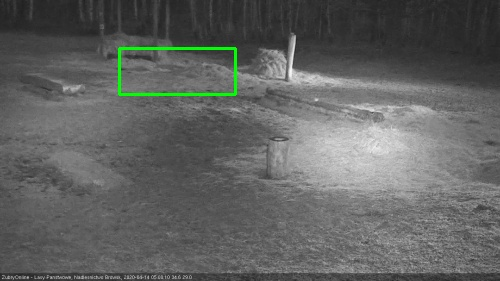
#> input picture in/20200414/20200414-024513-030015.jpg, 500 x 281 px
$ python -i ts_time1.2.py   (imports and definitions only)
#> lines starting #> are read from the running program, lines starting #| are printed output that depends on the picture
import sys
import os
import requests
import datetime
import pandas as pd
import argparse
import imutils
import time
import cv2
import csv
import pytz
import glob
from PIL import Image

TIME_LIM = 600
DEF_AREA = 500
REFERER = ""

OUTNAME = 'video_'  # default output file name
LOC = ""  # default save location

HEADERS = {
    "User-Agent": "Mozilla/5.0 (Windows NT 6.1; Win64; x64; rv:57.0) Gecko/20100101 Firefox/57.0",
    "Accept": "*/*",
    "Accept-Language": "en-US,en;q=0.5",
    "Accept-Encoding": "gzip, deflate, br",
    "Referer": REFERER,
    "DNT": "1",
    "Connection": "keep-alive",
    "Pragma": "no-cache",
    "Cache-Control": "no-cache"
}

try:
    path_to_insec = sys.argv[1]
    path_to_in = sys.argv[2]
    video_url = sys.argv[3]

except IndexError:
    print("Usage:  path/to/insec path/to/in urlvideo")
    sys.exit(1)

retpo_name="noname"
# [6 lines not run here, left out]
retpo_name=os.path.splitext(retpo_name)[0]
logi_name="noname"
# [6 lines not run here, left out]
logi_name=os.path.splitext(logi_name)[0]

pass_name="noname"
# [6 lines not run here, left out]
pass_name=os.path.splitext(pass_name)[0]


def detect_motion(file_name):
    max_rect = 0
    num1 = 0
    vs = cv2.VideoCapture(file_name)
    firstFrame = None
    while True:
        frame = vs.read()
        frame = frame[1]
#> frame is the input picture: shape (281, 500, 3); mean B, G, R 96.8, 98.5, 96.8
        text = "Unoccupied"
        if frame is None:
            break
        frame = imutils.resize(frame, width=500)
        gray = cv2.cvtColor(frame, cv2.COLOR_BGR2GRAY)
        gray = cv2.GaussianBlur(gray, (21, 21), 0)
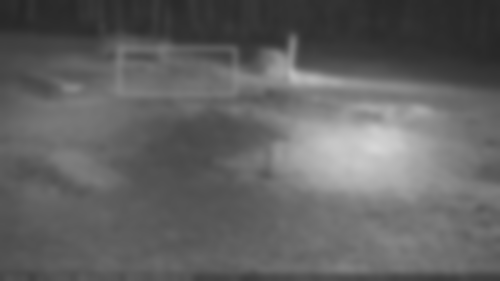
#> gray: shape (281, 500); min 39, max 214, mean 97.8
        if firstFrame is None:
            firstFrame = gray
            continue
        frameDelta = cv2.absdiff(firstFrame, gray)
        thresh = cv2.threshold(frameDelta, 25, 255, cv2.THRESH_BINARY)[1]
        thresh = cv2.dilate(thresh, None, iterations=2)
        cnts = cv2.findContours(thresh.copy(), cv2.RETR_EXTERNAL,cv2.CHAIN_APPROX_SIMPLE)
        cnts = imutils.grab_contours(cnts)
        for c in cnts:
            if cv2.contourArea(c) < DEF_AREA:
                continue
#            if cv2.contourArea(c) <= max_rect:
#                continue
            max_rect += 1
            (x, y, w, h) = cv2.boundingRect(c)
            cv2.rectangle(frame, (x, y), (x + w, y + h), (0, 255, 0), 2)
        if max_rect > 0:
            max_rect = 0
            frameOrig = frame.copy()
            folder1 = path_to_in+file_name.split('-')[0]
            if not os.path.exists(folder1):
                os.mkdir(folder1)


            folder1 = folder1+"/"+file_name.split('-')[1]+"-"+file_name.split('-')[2].split('.')[0]
            if not os.path.exists(folder1):
                os.mkdir(folder1)
            if not os.path.exists(folder1+"/1"):
                os.mkdir(folder1+"/1")

            numdir=1
            while os.path.exists(folder1+"/"+str(numdir)):
                numdir += 1
            numdir -=1
            listfile = os.listdir(folder1+"/"+str(numdir))
            number_files = len(listfile)
            if number_files > 200:
                numdir += 1
                os.mkdir(folder1+"/"+str(numdir))
            folder1 = folder1+"/"+str(numdir)
            filejpg=folder1+"/"+file_name.split('.')[0]+"_"+str(num1)+"_.jpg"
            while  os.path.exists(filejpg):
                num1 += 1
                filejpg=folder1+"/"+file_name.split('.')[0]+"_"+str(num1)+"_.jpg"

            cv2.imwrite(filejpg, frameOrig)
    vs.release()
    return num1

def getSegs(m3):
    lines = m3.text.split('\n')
    segments = []
    for line in lines:
        if '.ts' in line:
            segments.append(line)
    return segments


def dumpSegs(initUrl, segments, path, append=False):
    with open(path, 'ab' if append else 'wb') as f:
        for segment in segments:
            segurl = initUrl + '/' + segment
            success = False
            while not success:
                try:
                    seg = requests.get(segurl, headers=HEADERS)
                    success = True
                except:
                    print('retrying...')
            f.write(seg.content)


# [74 lines not run here, left out]

>>> result = detect_motion('../in/20200414/20200414-024513-030015.jpg')

$ run again, on in/20200414/20200414-031531-033036.jpg
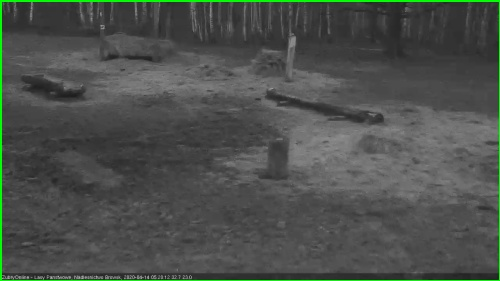
#> input picture in/20200414/20200414-031531-033036.jpg, 500 x 281 px
#> in detect_motion, frame is the input picture: shape (281, 500, 3); mean B, G, R 76, 80.2, 75.9
#> in detect_motion, `gray = cv2.cvtColor(frame, cv2.COLOR_BGR2GRAY)`:
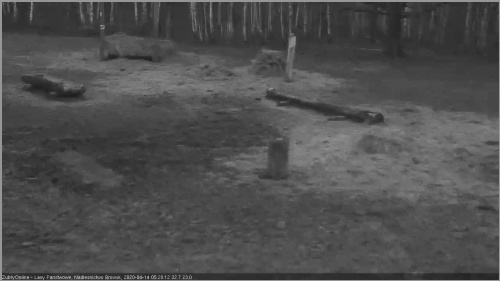
#> gray: shape (281, 500); min 29, max 181, mean 78.4
#> in detect_motion, `gray = cv2.GaussianBlur(gray, (21, 21), 0)`:
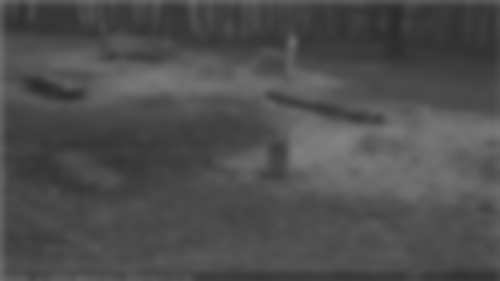
#> gray: shape (281, 500); min 42, max 131, mean 78.1

$ run again, on in/20200414/20200414-080406-081912.jpg
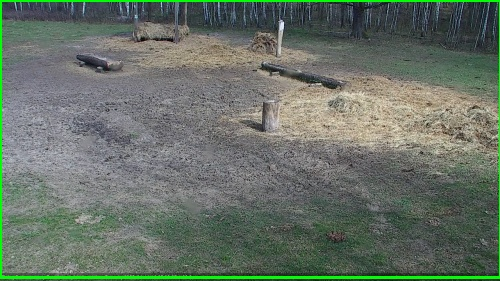
#> input picture in/20200414/20200414-080406-081912.jpg, 500 x 281 px
#> in detect_motion, frame is the input picture: shape (281, 500, 3); mean B, G, R 102.6, 113.6, 103.1
#> in detect_motion, `gray = cv2.cvtColor(frame, cv2.COLOR_BGR2GRAY)`:
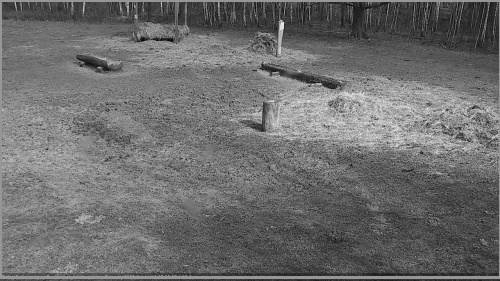
#> gray: shape (281, 500); min 7, max 236, mean 109.2
#> in detect_motion, `gray = cv2.GaussianBlur(gray, (21, 21), 0)`:
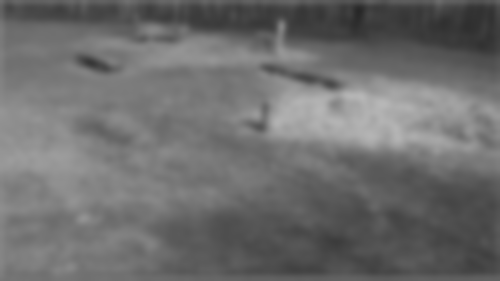
#> gray: shape (281, 500); min 39, max 183, mean 109.1

$ run again, on in/20200414/20200414-140836-142341.jpg
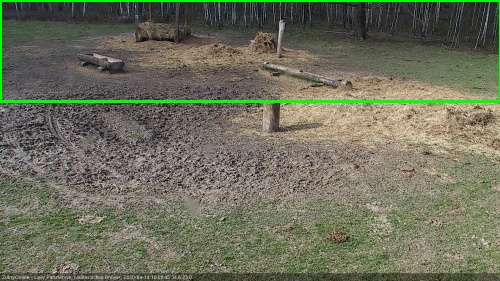
#> input picture in/20200414/20200414-140836-142341.jpg, 500 x 281 px
#> in detect_motion, frame is the input picture: shape (281, 500, 3); mean B, G, R 92.5, 111.6, 109.8
#> in detect_motion, `gray = cv2.cvtColor(frame, cv2.COLOR_BGR2GRAY)`:
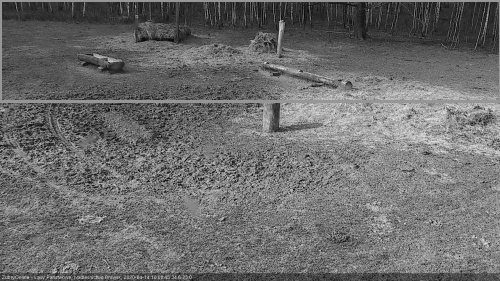
#> gray: shape (281, 500); min 5, max 234, mean 108.9
#> in detect_motion, `gray = cv2.GaussianBlur(gray, (21, 21), 0)`:
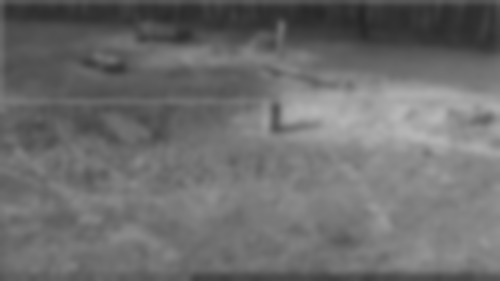
#> gray: shape (281, 500); min 38, max 183, mean 108.8
